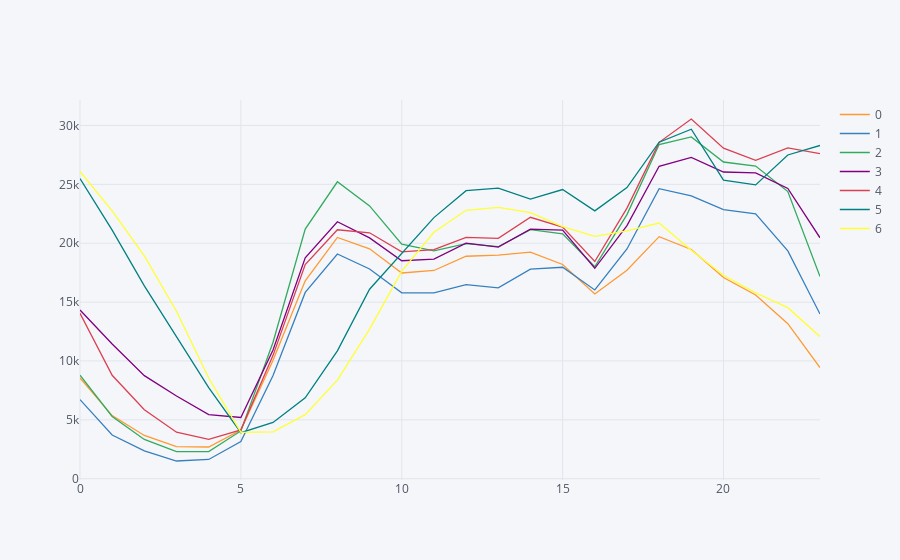

Notebook code for this chart:
### Markdown cell above
- pivot_table로도 가능

### Code cell
df[['cnt', 'hour', 'weekday']].pivot_table('cnt', index='hour', columns='weekday', aggfunc='mean').iplot(kind='scatter')

### Figure 1 — Plotly figure (JSON) as saved in the notebook; plotly's stock layout.template omitted (floating-point values rounded to 4 significant figures)
{"data": [{"line": {"color": "rgba(255, 153, 51, 1.0)", "dash": "solid", "shape": "linear", "width": 1.3}, "mode": "lines", "name": "0", "text": "", "type": "scatter", "uid": "f993abc7-c348-4125-a4ec-0566440e79a8", "x": [0, 1, 2, 3, 4, 5, 6, 7, 8, 9, 10, 11, 12, 13, 14, 15, 16, 17, 18, 19, 20, 21, 22, 23], "y": [8553.0, 5360.0, 3675.0, 2730, 2691.0, 4134.0, 10070.0, 16810.0, 20490.0, 19520.0, 17472, 17690.0, 18900.0, 18992, 19240.0, 18196, 15690.0, 17700.0, 20559, 19470.0, 17094, 15600.0, 13170.0, 9427]}, {"line": {"color": "rgba(55, 128, 191, 1.0)", "dash": "solid", "shape": "linear", "width": 1.3}, "mode": "lines", "name": "1", "text": "", "type": "scatter", "uid": "d6878463-aa7c-4c5b-b013-9260f4d1719d", "x": [0, 1, 2, 3, 4, 5, 6, 7, 8, 9, 10, 11, 12, 13, 14, 15, 16, 17, 18, 19, 20, 21, 22, 23], "y": [6719.0, 3707, 2362.0, 1504, 1634.0, 3159, 8757.0, 15820.0, 19090.0, 17820.0, 15790.0, 15790.0, 16490.0, 16210.0, 17799, 17960.0, 16034, 19510.0, 24640.0, 24012, 22860.0, 22500.0, 19352, 13983]}, {"line": {"color": "rgba(50, 171, 96, 1.0)", "dash": "solid", "shape": "linear", "width": 1.3}, "mode": "lines", "name": "2", "text": "", "type": "scatter", "uid": "bc0eda2f-f313-4f2d-a23f-42c740dedc16", "x": [0, 1, 2, 3, 4, 5, 6, 7, 8, 9, 10, 11, 12, 13, 14, 15, 16, 17, 18, 19, 20, 21, 22, 23], "y": [8787, 5283.0, 3338.0, 2307, 2297.0, 4058.0, 11587, 21200.0, 25219, 23170.0, 19930.0, 19350.0, 19970.0, 19710.0, 21160.0, 20800.0, 18000.0, 22430.0, 28380.0, 29020.0, 26900.0, 26550.0, 24380.0, 17170.0]}, {"line": {"color": "rgba(128, 0, 128, 1.0)", "dash": "solid", "shape": "linear", "width": 1.3}, "mode": "lines", "name": "3", "text": "", "type": "scatter", "uid": "c3a59764-bf22-4902-8e3d-7b0a5fcdbbf6", "x": [0, 1, 2, 3, 4, 5, 6, 7, 8, 9, 10, 11, 12, 13, 14, 15, 16, 17, 18, 19, 20, 21, 22, 23], "y": [14330.0, 11440.0, 8754.0, 7030.0, 5445.0, 5198.0, 10925, 18754, 21822, 20450.0, 18513, 18660.0, 20010.0, 19670.0, 21190.0, 21120.0, 17873, 21490.0, 26537, 27290.0, 26050.0, 25970.0, 24650.0, 20464]}, {"line": {"color": "rgba(219, 64, 82, 1.0)", "dash": "solid", "shape": "linear", "width": 1.3}, "mode": "lines", "name": "4", "text": "", "type": "scatter", "uid": "c6e98e43-7313-423f-aac4-352562f33ca7", "x": [0, 1, 2, 3, 4, 5, 6, 7, 8, 9, 10, 11, 12, 13, 14, 15, 16, 17, 18, 19, 20, 21, 22, 23], "y": [14050.0, 8786.0, 5857.0, 3949.0, 3342.0, 4150, 10476, 18190.0, 21140.0, 20890.0, 19260.0, 19460.0, 20500.0, 20420.0, 22210.0, 21370.0, 18450.0, 22980.0, 28569, 30550.0, 28076, 27040.0, 28099, 27606]}, {"line": {"color": "rgba(0, 128, 128, 1.0)", "dash": "solid", "shape": "linear", "width": 1.3}, "mode": "lines", "name": "5", "text": "", "type": "scatter", "uid": "c13e66aa-407b-4e21-961d-6d7b3f8bcde6", "x": [0, 1, 2, 3, 4, 5, 6, 7, 8, 9, 10, 11, 12, 13, 14, 15, 16, 17, 18, 19, 20, 21, 22, 23], "y": [25490.0, 21120.0, 16382, 12112, 7730.0, 3912.0, 4776.0, 6867.0, 10860.0, 16090.0, 19140.0, 22180.0, 24460.0, 24672, 23750.0, 24560.0, 22746, 24730.0, 28580.0, 29680.0, 25360, 24950.0, 27500.0, 28303]}, {"line": {"color": "rgba(255, 255, 51, 1.0)", "dash": "solid", "shape": "linear", "width": 1.3}, "mode": "lines", "name": "6", "text": "", "type": "scatter", "uid": "78e758fc-cada-4c74-a3d2-85cddc11ad79", "x": [0, 1, 2, 3, 4, 5, 6, 7, 8, 9, 10, 11, 12, 13, 14, 15, 16, 17, 18, 19, 20, 21, 22, 23], "y": [26099, 22750.0, 18918, 14230.0, 8549.0, 3933.0, 3984.0, 5437, 8368.0, 12710.0, 17620.0, 20930.0, 22797, 23040.0, 22600.0, 21411, 20581, 21050.0, 21710.0, 19400.0, 17280.0, 15779, 14530.0, 12060.0]}], "layout": {"legend": {"bgcolor": "#F5F6F9", "font": {"color": "#4D5663"}}, "paper_bgcolor": "#F5F6F9", "plot_bgcolor": "#F5F6F9", "title": {"font": {"color": "#4D5663"}}, "xaxis": {"gridcolor": "#E1E5ED", "showgrid": true, "tickfont": {"color": "#4D5663"}, "title": {"font": {"color": "#4D5663"}, "text": ""}, "zerolinecolor": "#E1E5ED"}, "yaxis": {"gridcolor": "#E1E5ED", "showgrid": true, "tickfont": {"color": "#4D5663"}, "title": {"font": {"color": "#4D5663"}, "text": ""}, "zerolinecolor": "#E1E5ED"}}}
